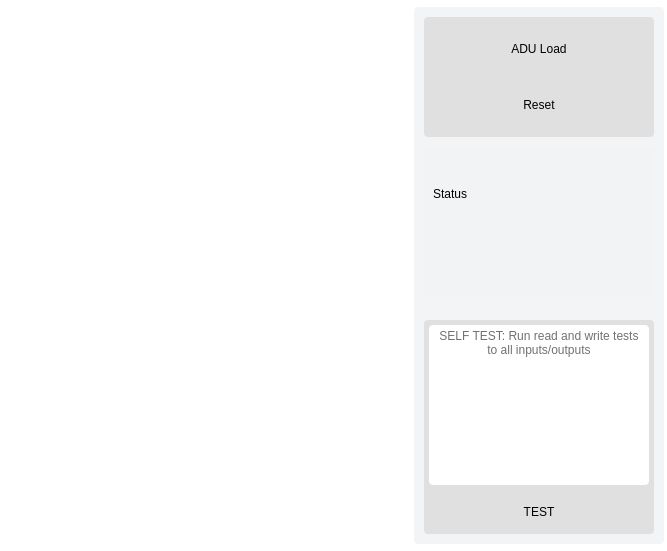
<?xml version="1.0" encoding="UTF-8"?>
<ui version="4.0">
 <class>Form</class>
 <widget class="QWidget" name="Form">
  <property name="geometry">
   <rect>
    <x>0</x>
    <y>0</y>
    <width>667</width>
    <height>551</height>
   </rect>
  </property>
  <property name="sizePolicy">
   <sizepolicy hsizetype="Expanding" vsizetype="Expanding">
    <horstretch>0</horstretch>
    <verstretch>0</verstretch>
   </sizepolicy>
  </property>
  <property name="windowTitle">
   <string>Form</string>
  </property>
  <property name="styleSheet">
   <string notr="true">*{
	border: none;
	background-color: transparent;
	background: transparent;
	padding: 0;
	margin: 0;
	color: #000;
	font: 75 10pt &quot;Calibri&quot;;
	border-radius: 4px;
}

#centralwidget{
	background-color: #fff;
}


#QPushButton{
	text-align: left;
	padding: 2px, 10px;
}

#frame_2{
	Background-color: #f3f4f5;
}
#frame_3, #adu_load, #reset_btn, #frame_4, #manual_command, #frame_6, #self_adu_button{
	background-color: #e0e0e0;
}

#frame_5{
	Background-color: #f2f3f4;
}

#reset_btn:hover , #adu_load:hover, #manual_command:hover, #self_adu_button:hover{
        background-color: #f2f3f4;
        /*box-shadow: 0px 8px 16px rgba(0, 0, 0, 0.3);*/
}

QMenu::item:selected {
    background-color: white;
    color: white;
}
QComboBox::item:selected{
    background-color: white;
    color: white;
}
QComboBox QAbstractItemView  {
    background-color: white;
}

QToolTip {
    color: black;
    background-color: #02a7a9;
}
QTextBrowser, QTextEdit{
	background-color: #fff;
}

QPushButton {
        border: none;
        padding: 10px;
        background-color: #f4f4f4;
        color: black;
        border-radius: 5px;
       /* box-shadow: 0px 4px 8px rgba(0, 0, 0, 0.3);*/
    }
    QPushButton:hover {
        background-color: #e0e0e0;
        /*box-shadow: 0px 8px 16px rgba(0, 0, 0, 0.3);*/
    }
    QPushButton:pressed {
        background-color: #d4d4d4;
        /*box-shadow: 0px 2px 4px rgba(0, 0, 0, 0.3);*/
    }</string>
  </property>
  <layout class="QVBoxLayout" name="verticalLayout_5">
   <property name="spacing">
    <number>0</number>
   </property>
   <property name="leftMargin">
    <number>0</number>
   </property>
   <property name="topMargin">
    <number>0</number>
   </property>
   <property name="rightMargin">
    <number>0</number>
   </property>
   <property name="bottomMargin">
    <number>0</number>
   </property>
   <item>
    <widget class="QFrame" name="frame">
     <property name="sizePolicy">
      <sizepolicy hsizetype="Expanding" vsizetype="Expanding">
       <horstretch>0</horstretch>
       <verstretch>0</verstretch>
      </sizepolicy>
     </property>
     <property name="frameShape">
      <enum>QFrame::StyledPanel</enum>
     </property>
     <property name="frameShadow">
      <enum>QFrame::Raised</enum>
     </property>
     <layout class="QHBoxLayout" name="horizontalLayout">
      <property name="spacing">
       <number>10</number>
      </property>
      <property name="leftMargin">
       <number>3</number>
      </property>
      <property name="topMargin">
       <number>7</number>
      </property>
      <property name="rightMargin">
       <number>3</number>
      </property>
      <property name="bottomMargin">
       <number>7</number>
      </property>
      <item>
       <widget class="QFrame" name="aduImage">
        <property name="frameShape">
         <enum>QFrame::StyledPanel</enum>
        </property>
        <property name="frameShadow">
         <enum>QFrame::Raised</enum>
        </property>
        <layout class="QVBoxLayout" name="verticalLayout_6">
         <property name="spacing">
          <number>0</number>
         </property>
         <property name="leftMargin">
          <number>0</number>
         </property>
         <property name="topMargin">
          <number>0</number>
         </property>
         <property name="rightMargin">
          <number>0</number>
         </property>
         <property name="bottomMargin">
          <number>0</number>
         </property>
        </layout>
       </widget>
      </item>
      <item>
       <widget class="QFrame" name="frame_2">
        <property name="sizePolicy">
         <sizepolicy hsizetype="Expanding" vsizetype="Expanding">
          <horstretch>0</horstretch>
          <verstretch>0</verstretch>
         </sizepolicy>
        </property>
        <property name="maximumSize">
         <size>
          <width>250</width>
          <height>16777215</height>
         </size>
        </property>
        <property name="styleSheet">
         <string notr="true"># Background-color: #f2f3f4;</string>
        </property>
        <property name="frameShape">
         <enum>QFrame::StyledPanel</enum>
        </property>
        <property name="frameShadow">
         <enum>QFrame::Raised</enum>
        </property>
        <layout class="QVBoxLayout" name="verticalLayout_2">
         <property name="spacing">
          <number>10</number>
         </property>
         <property name="leftMargin">
          <number>10</number>
         </property>
         <property name="topMargin">
          <number>10</number>
         </property>
         <property name="rightMargin">
          <number>10</number>
         </property>
         <property name="bottomMargin">
          <number>10</number>
         </property>
         <item>
          <widget class="QFrame" name="frame_3">
           <property name="sizePolicy">
            <sizepolicy hsizetype="Preferred" vsizetype="Expanding">
             <horstretch>0</horstretch>
             <verstretch>0</verstretch>
            </sizepolicy>
           </property>
           <property name="maximumSize">
            <size>
             <width>16777215</width>
             <height>120</height>
            </size>
           </property>
           <property name="frameShape">
            <enum>QFrame::StyledPanel</enum>
           </property>
           <property name="frameShadow">
            <enum>QFrame::Raised</enum>
           </property>
           <layout class="QVBoxLayout" name="verticalLayout_3">
            <property name="spacing">
             <number>2</number>
            </property>
            <property name="leftMargin">
             <number>5</number>
            </property>
            <property name="topMargin">
             <number>5</number>
            </property>
            <property name="rightMargin">
             <number>5</number>
            </property>
            <property name="bottomMargin">
             <number>5</number>
            </property>
            <item>
             <widget class="QPushButton" name="adu_load">
              <property name="sizePolicy">
               <sizepolicy hsizetype="Minimum" vsizetype="Expanding">
                <horstretch>0</horstretch>
                <verstretch>0</verstretch>
               </sizepolicy>
              </property>
              <property name="text">
               <string>ADU Load</string>
              </property>
             </widget>
            </item>
            <item>
             <widget class="QPushButton" name="reset_btn">
              <property name="sizePolicy">
               <sizepolicy hsizetype="Minimum" vsizetype="Expanding">
                <horstretch>0</horstretch>
                <verstretch>0</verstretch>
               </sizepolicy>
              </property>
              <property name="text">
               <string>Reset</string>
              </property>
             </widget>
            </item>
           </layout>
          </widget>
         </item>
         <item>
          <widget class="QFrame" name="frame_5">
           <property name="sizePolicy">
            <sizepolicy hsizetype="Preferred" vsizetype="Expanding">
             <horstretch>0</horstretch>
             <verstretch>0</verstretch>
            </sizepolicy>
           </property>
           <property name="maximumSize">
            <size>
             <width>16777215</width>
             <height>150</height>
            </size>
           </property>
           <property name="frameShape">
            <enum>QFrame::StyledPanel</enum>
           </property>
           <property name="frameShadow">
            <enum>QFrame::Raised</enum>
           </property>
           <layout class="QVBoxLayout" name="verticalLayout_7">
            <item>
             <widget class="QLabel" name="status">
              <property name="sizePolicy">
               <sizepolicy hsizetype="Preferred" vsizetype="MinimumExpanding">
                <horstretch>0</horstretch>
                <verstretch>0</verstretch>
               </sizepolicy>
              </property>
              <property name="minimumSize">
               <size>
                <width>0</width>
                <height>20</height>
               </size>
              </property>
              <property name="maximumSize">
               <size>
                <width>16777215</width>
                <height>40</height>
               </size>
              </property>
              <property name="text">
               <string>Status</string>
              </property>
             </widget>
            </item>
            <item>
             <widget class="QLineEdit" name="statusAdu">
              <property name="sizePolicy">
               <sizepolicy hsizetype="Expanding" vsizetype="Expanding">
                <horstretch>0</horstretch>
                <verstretch>0</verstretch>
               </sizepolicy>
              </property>
              <property name="maximumSize">
               <size>
                <width>16777215</width>
                <height>30</height>
               </size>
              </property>
             </widget>
            </item>
           </layout>
          </widget>
         </item>
         <item alignment="Qt::AlignBottom">
          <widget class="QFrame" name="frame_6">
           <property name="enabled">
            <bool>true</bool>
           </property>
           <property name="sizePolicy">
            <sizepolicy hsizetype="Expanding" vsizetype="Expanding">
             <horstretch>0</horstretch>
             <verstretch>0</verstretch>
            </sizepolicy>
           </property>
           <property name="minimumSize">
            <size>
             <width>0</width>
             <height>0</height>
            </size>
           </property>
           <property name="maximumSize">
            <size>
             <width>16777215</width>
             <height>16777215</height>
            </size>
           </property>
           <property name="frameShape">
            <enum>QFrame::StyledPanel</enum>
           </property>
           <property name="frameShadow">
            <enum>QFrame::Raised</enum>
           </property>
           <layout class="QVBoxLayout" name="verticalLayout">
            <property name="spacing">
             <number>10</number>
            </property>
            <property name="leftMargin">
             <number>5</number>
            </property>
            <property name="topMargin">
             <number>5</number>
            </property>
            <property name="rightMargin">
             <number>5</number>
            </property>
            <property name="bottomMargin">
             <number>5</number>
            </property>
            <item alignment="Qt::AlignTop">
             <widget class="QTextBrowser" name="st_adu_txt">
              <property name="maximumSize">
               <size>
                <width>16777215</width>
                <height>160</height>
               </size>
              </property>
              <property name="html">
               <string>&lt;!DOCTYPE HTML PUBLIC &quot;-//W3C//DTD HTML 4.0//EN&quot; &quot;http://www.w3.org/TR/REC-html40/strict.dtd&quot;&gt;
&lt;html&gt;&lt;head&gt;&lt;meta name=&quot;qrichtext&quot; content=&quot;1&quot; /&gt;&lt;style type=&quot;text/css&quot;&gt;
p, li { white-space: pre-wrap; }
&lt;/style&gt;&lt;/head&gt;&lt;body style=&quot; font-family:'Calibri'; font-size:10pt; font-weight:72; font-style:normal;&quot;&gt;
&lt;p align=&quot;center&quot; style=&quot; margin-top:0px; margin-bottom:0px; margin-left:0px; margin-right:0px; -qt-block-indent:0; text-indent:0px;&quot;&gt;&lt;span style=&quot; font-family:'MS Shell Dlg 2'; font-size:9pt; font-weight:400; color:#717171;&quot;&gt;SELF TEST: Run read and write tests to all inputs/outputs&lt;/span&gt;&lt;/p&gt;&lt;/body&gt;&lt;/html&gt;</string>
              </property>
             </widget>
            </item>
            <item>
             <widget class="QPushButton" name="self_adu_button">
              <property name="sizePolicy">
               <sizepolicy hsizetype="Minimum" vsizetype="Expanding">
                <horstretch>0</horstretch>
                <verstretch>0</verstretch>
               </sizepolicy>
              </property>
              <property name="minimumSize">
               <size>
                <width>0</width>
                <height>0</height>
               </size>
              </property>
              <property name="maximumSize">
               <size>
                <width>16777215</width>
                <height>54</height>
               </size>
              </property>
              <property name="text">
               <string>TEST</string>
              </property>
             </widget>
            </item>
           </layout>
          </widget>
         </item>
        </layout>
       </widget>
      </item>
     </layout>
    </widget>
   </item>
  </layout>
 </widget>
 <resources/>
 <connections/>
</ui>
